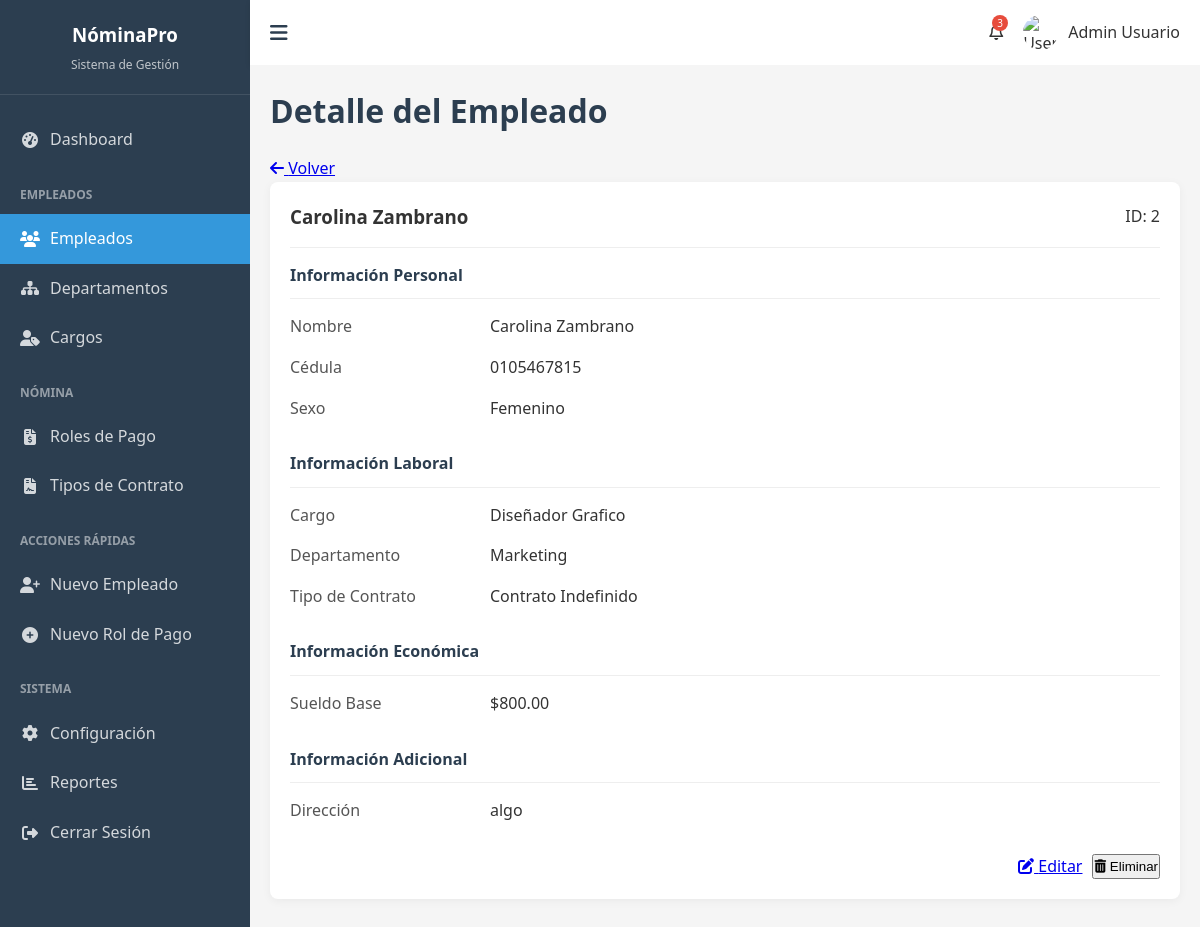
The page /modelo/empleado/detalle/2/ on the database its author committed.
### Nomina_pagos/models.py (models this page shows, shortened)
class Empleado(models.Model):
  SEXO_CHOICES = [
      ('M', 'Masculino'),
      ('F', 'Femenino'),
  ]
  nombre = models.CharField(max_length=100)
  cedula = models.CharField(max_length=20, unique=True)
  direccion = models.TextField()
  sexo = models.CharField(max_length=1, choices=SEXO_CHOICES)
  sueldo = models.DecimalField(max_digits=10, decimal_places=2)
  cargo = models.ForeignKey(Cargo, on_delete=models.CASCADE)
  departamento = models.ForeignKey(Departamento, on_delete=models.CASCADE)
  tipo_contrato = models.ForeignKey(TipoContrato, on_delete=models.CASCADE)

class Cargo(models.Model):
  descripcion = models.CharField(max_length=100)
  def __str__(self):
    return self.descripcion

class Departamento(models.Model):
  descripcion = models.CharField(max_length=100)
  def __str__(self):
    return self.descripcion

class TipoContrato(models.Model):
  descripcion = models.CharField(max_length=100)
  def __str__(self):
    return self.descripcion

### Nomina_pagos/views.py (the view)
# urls.py: path('modelo/<str:modelo>/detalle/<int:id>/', views.detalle_modelo, name="detalle_modelo"),
def detalle_modelo(request, modelo=None, id=None):
    modelos = {
        'empleado': Empleado,
        'departamento': Departamento,
        'cargo': Cargo,
        'tipo_contrato': TipoContrato,
        'rol': Rol,
    }
    if not modelo or modelo not in modelos or not id:
        messages.error(request, "Modelo o ID no válido")
        return redirect('index')
    modelo_seleccionado = modelos[modelo]
    objeto = get_object_or_404(modelo_seleccionado, pk=id)
    contexto = {
        'objeto': objeto,
        'modelo': modelo,
    }
    return render(request, "modelo/detalle_modelo.html", contexto)

### template/modelo/detalle_modelo.html (shortened to what this page needs)
{% extends "base/base.html" %}
{% block content %}
<div class="container-fluid">
    <div class="page-header">
        <h1 class="page-title">
            {% if modelo == 'empleado' %}
                Detalle del Empleado
            {% elif modelo == 'departamento' %}
                Detalle del Departamento
            {% elif modelo == 'cargo' %}
                Detalle del Cargo
            {% elif modelo == 'tipo_contrato' %}
                Detalle del Tipo de Contrato
            {% elif modelo == 'rol' %}
                Detalle del Rol de Pago
            {% endif %}
        </h1>
        <a href="{% url 'listar_modelo' modelo %}" class="btn btn-secondary">
            <i class="fas fa-arrow-left"></i> Volver
        </a>
    </div>
    <div class="detail-card">
        <div class="detail-header">
            <h3>
                {% if modelo == 'empleado' %}
                    {{ objeto.nombre }}
                {% elif modelo == 'departamento' or modelo == 'cargo' or modelo == 'tipo_contrato' %}
                    {{ objeto.descripcion }}
                {% elif modelo == 'rol' %}
                    Rol de Pago - {{ objeto.empleado }} ({{ objeto.aniomes|date:"F Y" }})
                {% endif %}
            </h3>
            <div>
                <span class="badge bg-primary">ID: {{ objeto.id }}</span>
            </div>
        </div>
        <div class="detail-content">
            {% if modelo == 'empleado' %}
                <div class="detail-section">
                    <h4>Información Personal</h4>
                    <div class="detail-row">
                        <div class="detail-label">Nombre</div>
                        <div class="detail-value">{{ objeto.nombre }}</div>
                    </div>
                    <div class="detail-row">
                        <div class="detail-label">Cédula</div>
                        <div class="detail-value">{{ objeto.cedula }}</div>
                    </div>
                    <div class="detail-row">
                        <div class="detail-label">Sexo</div>
                        <div class="detail-value">{{ objeto.get_sexo_display }}</div>
                    </div>
                </div>
                <div class="detail-section">
                    <h4>Información Laboral</h4>
                    <div class="detail-row">
                        <div class="detail-label">Cargo</div>
                        <div class="detail-value">{{ objeto.cargo }}</div>
                    </div>
                    <div class="detail-row">
                        <div class="detail-label">Departamento</div>
                        <div class="detail-value">{{ objeto.departamento }}</div>
                    </div>
                    <div class="detail-row">
                        <div class="detail-label">Tipo de Contrato</div>
                        <div class="detail-value">{{ objeto.tipo_contrato }}</div>
                    </div>
                </div>
                <div class="detail-section">
                    <h4>Información Económica</h4>
                    <div class="detail-row">
                        <div class="detail-label">Sueldo Base</div>
                        <div class="detail-value">${{ objeto.sueldo|floatformat:2 }}</div>
                    </div>
                </div>
                <div class="detail-section">
                    <h4>Información Adicional</h4>
                    <div class="detail-row">
                        <div class="detail-label">Dirección</div>
                        <div class="detail-value">{{ objeto.direccion }}</div>
                    </div>
                </div>
            {% endif %}
        </div>
        <div class="actions-container">
            <a href="{% url 'editar_modelo' modelo objeto.id %}" class="btn btn-warning">
                <i class="fas fa-edit"></i> Editar
            </a>
            <button class="btn btn-danger" href="#">
                <i class="fas fa-trash-alt"></i> Eliminar
            </button>
        </div>
    </div>
</div>
{% endblock %}

### template/base/base.html (style rules this page uses)
:root { --primary-color: #3498db; --secondary-color: #2c3e50; --accent-color: #e74c3c; --light-color: #ecf0f1; --dark-color: #34495e; --success-color: #2ecc71; --warning-color: #f39c12; --danger-color: #e74c3c; --info-color: #3498db; }
* { margin: 0; padding: 0; box-sizing: border-box; }
body { font-family: 'Segoe UI', Tahoma, Geneva, Verdana, sans-serif; background-color: #f5f5f5; color: #333; line-height: 1.6; }
.page-title { margin-bottom: 20px; color: var(--secondary-color); }

### template/modelo/detalle_modelo.html (style rules this page uses)
.detail-card { background-color: #fff; border-radius: 8px; box-shadow: 0 2px 10px rgba(0, 0, 0, 0.05); padding: 20px; margin-bottom: 20px; }
.detail-header { display: flex; justify-content: space-between; align-items: center; padding-bottom: 15px; margin-bottom: 15px; border-bottom: 1px solid #eee; }
.detail-section { margin-bottom: 30px; }
.detail-section h4 { color: var(--secondary-color); margin-bottom: 15px; border-bottom: 1px solid #eee; padding-bottom: 10px; }
.detail-row { display: flex; margin-bottom: 15px; }
.detail-label { width: 200px; font-weight: 500; color: #555; }
.detail-value { flex-grow: 1; }
.actions-container { display: flex; justify-content: flex-end; margin-top: 20px; gap: 10px; }

### rows shown on the page
Empleado: nombre "Carolina Zambrano", id "2", cedula "0105467815", sexo "Femenino", cargo "Diseñador Grafico", departamento "Marketing", tipo_contrato "Contrato Indefinido", sueldo "800.00", direccion "algo"
